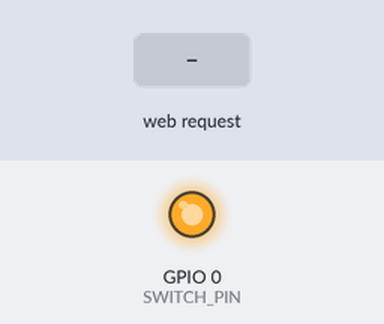
This program was run on a simulated ESP8266 (NodeMCU). On the bench: output pins drawn as LEDs (lit = HIGH). Inputs (shaded band) come from the test bench. WiFi joins after 1.5 s; servers stay silent unless stated.

Above: at 2.7 s.
2.8 s: HTTP request GET /switch-on received
At 4.0 s:
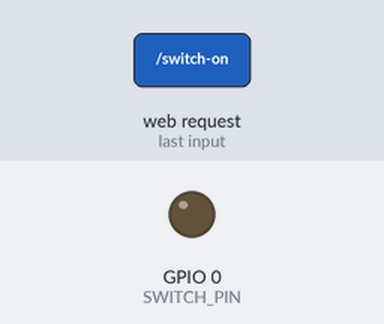
4.3 s: HTTP request GET /switch-off received
At 5.4 s:
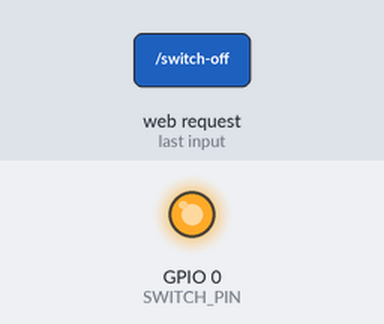
Timing chart, 0 to 7.3 s (numbered marks = the images above; inputs shaded):
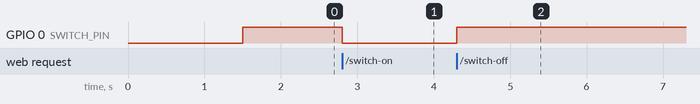

The program:

main.cpp
```cpp
#include <Arduino.h>
#include <ESP8266WiFi.h>
#include <ESP8266WebServer.h>

#include <index_html.h>
#include <picocss.h>

ESP8266WebServer server(80);

const char* ssid = "SSID"; // Freebosx---
const char* password = "PASSWORD"; // 1234567890

// put function declarations here:
#define SWITCH_PIN 0 // Numero du PIN (constante)

void indexRoot() {
  server.sendHeader("Access-Control-Allow-Origin", "*");
  server.send(200, "text/html", index_html);
}

void switchOn() {
  digitalWrite(SWITCH_PIN, LOW);
  server.sendHeader("Access-Control-Allow-Origin", "*");
  server.send(200, "text/plain", "ON");

}

void switchOff() {
  digitalWrite(SWITCH_PIN, HIGH);
  server.sendHeader("Access-Control-Allow-Origin", "*");
  server.send(200, "text/plain", "OFF");
}


void setup() {
  Serial.begin(9600);

  WiFi.mode(WIFI_STA);
  WiFi.begin(ssid, password);

  while(WiFi.waitForConnectResult() != WL_CONNECTED) {
    delay(5000);
    ESP.restart();
  }

  pinMode(SWITCH_PIN, OUTPUT); // 40mA max
  digitalWrite(SWITCH_PIN, HIGH);

  server.on("/", indexRoot);
  server.on("/index.html", indexRoot);
  server.on("/switch-on", switchOn);
  server.on("/switch-off", switchOff);
  server.on("/pico.min.css", []() {
    server.send(200, "text/css", pico_css);
  });

  server.begin();

}

void loop() {
  if (WiFi.isConnected()) {
    server.handleClient();
  }
}
```

index_html.h
```cpp
#include <Arduino.h>
const char index_html[] PROGMEM = R"=====(
    <!doctype html>
<html lang="en">
  <head>
    <meta charset="utf-8">
    <meta name="viewport" content="width=device-width, initial-scale=1">
    <link rel="stylesheet" href="/pico.min.css">
    <title>Hello, world!</title>
  </head>
  <body>
    <main class="container">
     <div class="grid">
        <div><button id="switch-on">Switch On</button></div>
        <div><button id="switch-off">Switch Off</button></div>
     </div>
    </main>
  </body>
    <script>
        const switchOn = document.getElementById('switch-on');
        const switchOff = document.getElementById('switch-off');

        switchOn.addEventListener('click', () => {
            fetch('/switch-on');
        });

        switchOff.addEventListener('click', () => {
            fetch('/switch-off');
        });
    </script>

</html>
)=====";
```

Source omitted: picocss.h (39622 bytes)

Measured:
- after the input at 2.8 s, GPIO 0 (SWITCH_PIN): HIGH → LOW at once
- after the input at 4.3 s, GPIO 0 (SWITCH_PIN): LOW → HIGH at once
